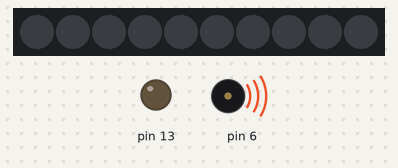
Simulated run of this program. Board: Arduino Uno, built with avr-gcc and run on an emulated ATmega328P. Shown: 10 RGB LEDs in strip order, left to right, output pins drawn as LEDs (lit = HIGH), buzzer (waves = sounding).

Above: at 0.1 s.
At 13.9 s:
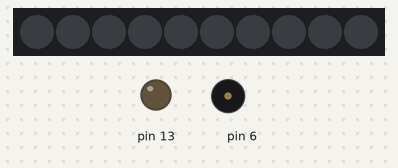
Timing chart, 0 to 15.4 s (numbered marks = the images above):
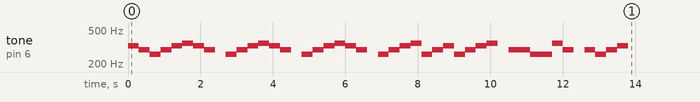

The program:

main.cpp
```cpp
#include <Adafruit_CircuitPlayground.h>

// Frequencies for notes in Hz
#define C 261
#define D 294
#define E 329
#define F 349
#define REST 0

void playMusic() {
  // Define the melody sequence
  int melody[] = {E, D, C, D, E, F,   // 321 23 432
                  E, D, REST, C, D, E, F,   // 321 23 432
                  E, D, REST, C, D, E, F,   // 321 23 432
                  E, D, REST, C, D, E, F,   // 321 23 432
                  C, D, E, C, D, E, F, REST,    // 12332432
                  D, D, C, C, F, D, REST,      // 2211432
                  D, C, D, E, REST};           // 2123

  int noteDuration = 300; // 500ms per note

  for (int i = 0; i < sizeof(melody) / sizeof(melody[0]); i++) {
    if (melody[i] == REST) {
      delay(noteDuration); // Rest for the duration of the note
    } else {
      CircuitPlayground.playTone(melody[i], noteDuration);
    }
  }
}

void setup() {
  CircuitPlayground.begin();
  playMusic();
}

void loop() {
  // Do nothing
}
```
